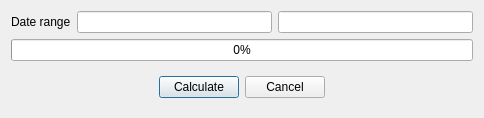
<?xml version="1.0" encoding="UTF-8"?>
<ui version="4.0">
 <class>DlgCalculateOutputOfRestaurant</class>
 <widget class="QDialog" name="DlgCalculateOutputOfRestaurant">
  <property name="geometry">
   <rect>
    <x>0</x>
    <y>0</y>
    <width>484</width>
    <height>112</height>
   </rect>
  </property>
  <property name="windowTitle">
   <string>Calulate output of restaurant</string>
  </property>
  <layout class="QGridLayout" name="gridLayout">
   <item row="0" column="0">
    <widget class="QLabel" name="label">
     <property name="text">
      <string>Date range</string>
     </property>
    </widget>
   </item>
   <item row="0" column="1">
    <widget class="EDateEdit" name="deStart"/>
   </item>
   <item row="0" column="2">
    <widget class="EDateEdit" name="deEnd"/>
   </item>
   <item row="1" column="0" colspan="3">
    <widget class="QProgressBar" name="pb">
     <property name="value">
      <number>0</number>
     </property>
    </widget>
   </item>
   <item row="2" column="0" colspan="3">
    <widget class="QWidget" name="widget" native="true">
     <layout class="QHBoxLayout" name="horizontalLayout">
      <item>
       <spacer name="horizontalSpacer">
        <property name="orientation">
         <enum>Qt::Horizontal</enum>
        </property>
        <property name="sizeHint" stdset="0">
         <size>
          <width>137</width>
          <height>20</height>
         </size>
        </property>
       </spacer>
      </item>
      <item>
       <widget class="QPushButton" name="btnGo">
        <property name="text">
         <string>Calculate</string>
        </property>
       </widget>
      </item>
      <item>
       <widget class="QPushButton" name="btnCancel">
        <property name="text">
         <string>Cancel</string>
        </property>
       </widget>
      </item>
      <item>
       <spacer name="horizontalSpacer_2">
        <property name="orientation">
         <enum>Qt::Horizontal</enum>
        </property>
        <property name="sizeHint" stdset="0">
         <size>
          <width>137</width>
          <height>20</height>
         </size>
        </property>
       </spacer>
      </item>
     </layout>
    </widget>
   </item>
  </layout>
 </widget>
 <customwidgets>
  <customwidget>
   <class>EDateEdit</class>
   <extends>QLineEdit</extends>
   <header location="global">edateedit.h</header>
  </customwidget>
 </customwidgets>
 <resources/>
 <connections/>
</ui>
